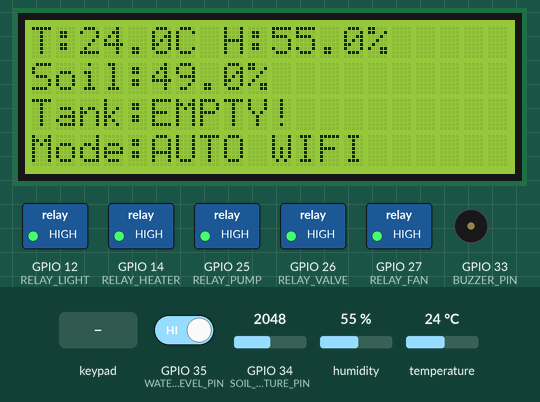
Recording of a sketch running on a simulated ESP32. On the bench: 20×4 character LCD, switched loads named in the sketch (green lamp = pin HIGH), buzzer (waves = sounding, pin HIGH). The inputs (shaded band) are chosen by the test bench; at power-on: GPIO 35 (WATER_LEVEL_PIN) HIGH, temperature 24 °C, GPIO 34 (SOIL_MOISTURE_PIN) = 2048, humidity 55 %. WiFi joins after 1.5 s; servers stay silent unless stated; uploads are accepted with an empty reply; what the sketch prints to the serial monitor is not drawn.

Above: at 5.6 s.
5.7 s: keypad keys 1 9 1 8 5 1 7 A pressed 0.4 s apart
At 9.9 s:
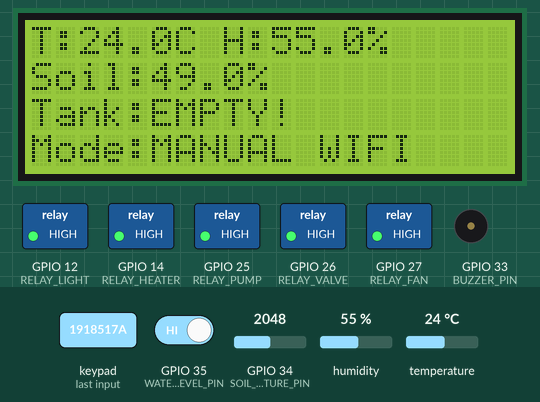
10.4 s: GPIO 35 (WATER_LEVEL_PIN) driven LOW
At 16.2 s:
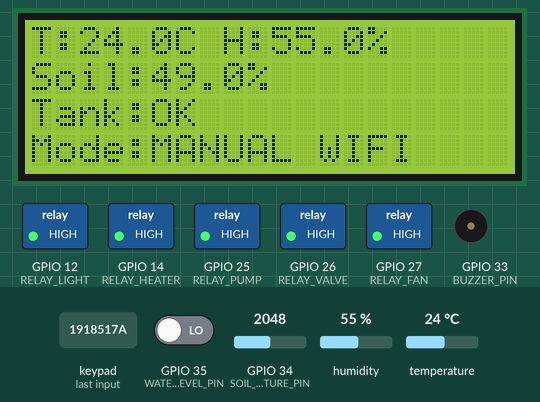
16.5 s: keypad keys 1 6 4 2 1 5 A pressed 0.4 s apart
At 20.6 s:
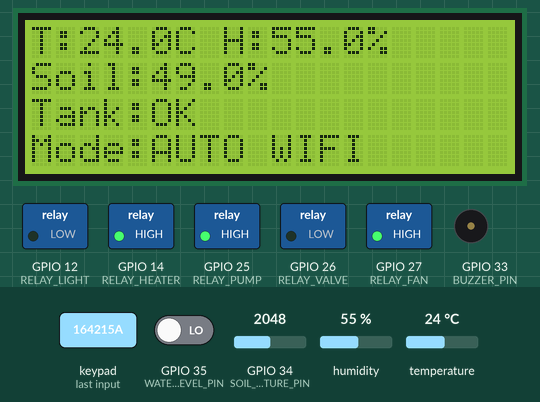
20.8 s: temperature set to 29.3 °C
At 26.2 s:
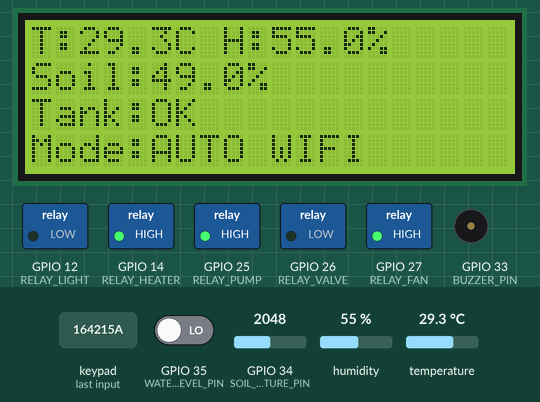
26.5 s: temperature set to 30.9 °C
At 31.2 s:
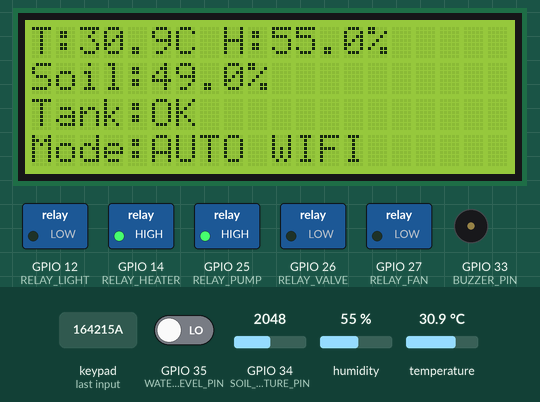
31.5 s: GPIO 34 (SOIL_MOISTURE_PIN) set to 2429
36.5 s: GPIO 34 (SOIL_MOISTURE_PIN) set to 2521
At 41.3 s:
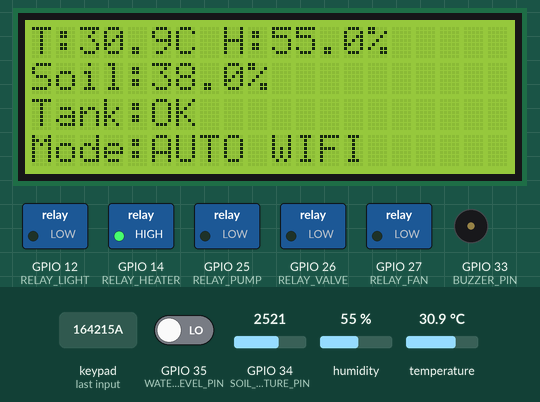
Timing chart, 0 to 42.8 s (numbered marks = the images above; inputs shaded):
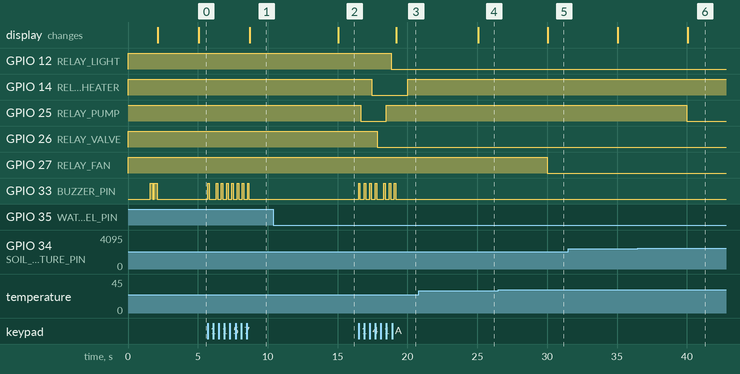

The sketch:

SmartGreenhouse.ino
```cpp
#include <WiFi.h>
#include <HTTPClient.h>
#include <ArduinoJson.h>
#include <DHT.h>
#include <Wire.h>
#include <LiquidCrystal_I2C.h>
#include <Keypad.h>

// ==========================================
// إعدادات الشبكة و Supabase (تم التحديث)
// ==========================================
const char* ssid = "YOUR_WIFI_SSID";
const char* password = "YOUR_WIFI_PASSWORD";
const char* supabase_url = "https://wwllnbvwsvsedvjbvszk.supabase.co";
const char* supabase_key = "eyJhbGciOiJIUzI1NiIsInR5cCI6IkpXVCJ9.eyJpc3MiOiJzdXBhYmFzZSIsInJlZiI6Ind3bGxuYnZ3c3ZzZWR2amJ2c3prIiwicm9sZSI6ImFub24iLCJpYXQiOjE3NzI1Njk2NDcsImV4cCI6MjA4ODE0NTY0N30.2WP7LwkFEJun2xO9QdGoOwR3yOLDsXZyADFVJJR046s";

// ==========================================
// تعريف أطراف التوصيل (Pins)
// ==========================================
#define DHTPIN 4
#define DHTTYPE DHT22
#define SOIL_MOISTURE_PIN 34
#define WATER_LEVEL_PIN 35

#define RELAY_PUMP 25
#define RELAY_VALVE 26
#define RELAY_FAN 27
#define RELAY_HEATER 14
#define RELAY_LIGHT 12

#define BUZZER_PIN 33

// ==========================================
// إعدادات لوحة المفاتيح (Keypad)
// ==========================================
const byte ROWS = 4;
const byte COLS = 4;
char keys[ROWS][COLS] = {
  {'1','2','3','A'},
  {'4','5','6','B'},
  {'7','8','9','C'},
  {'*','0','#','D'}
};
byte rowPins[ROWS] = {19, 18, 5, 17};
byte colPins[COLS] = {16, 4, 2, 15};
Keypad keypad = Keypad(makeKeymap(keys), rowPins, colPins, ROWS, COLS);

// ==========================================
// إعدادات الشاشة (LCD) و الحساسات
// ==========================================
LiquidCrystal_I2C lcd(0x27, 20, 4);
DHT dht(DHTPIN, DHTTYPE);

// ==========================================
// المتغيرات العامة
// ==========================================
float currentTemp = 0.0;
float currentHumidity = 0.0;
float currentSoilMoisture = 0.0;
bool isTankEmpty = false;

bool isAutoMode = true;
bool pumpState = false;
bool valveState = false;
bool fanState = false;
bool heaterState = false;
bool lightState = false;

// إعدادات المحصول النشط (يتم تحديثها من السحابة)
float targetMinTemp = 20.0;
float targetMaxTemp = 30.0;
float targetMinMoisture = 40.0;
float targetMaxMoisture = 80.0;

// توقيتات (Timers)
unsigned long lastSensorRead = 0;
unsigned long lastTelemetrySend = 0;
unsigned long lastCommandCheck = 0;

const unsigned long SENSOR_INTERVAL = 5000; // 5 ثواني
const unsigned long TELEMETRY_INTERVAL = 10000; // 10 ثواني
const unsigned long COMMAND_INTERVAL = 3000; // 3 ثواني

// ==========================================
// الدوال المساعدة
// ==========================================

void beep(int duration) {
  digitalWrite(BUZZER_PIN, HIGH);
  delay(duration);
  digitalWrite(BUZZER_PIN, LOW);
}

void updateLCD() {
  lcd.clear();
  lcd.setCursor(0, 0);
  lcd.print("T:"); lcd.print(currentTemp, 1); lcd.print("C H:"); lcd.print(currentHumidity, 1); lcd.print("%");
  lcd.setCursor(0, 1);
  lcd.print("Soil:"); lcd.print(currentSoilMoisture, 1); lcd.print("%");
  lcd.setCursor(0, 2);
  lcd.print("Tank:"); lcd.print(isTankEmpty ? "EMPTY!" : "OK");
  lcd.setCursor(0, 3);
  lcd.print("Mode:"); lcd.print(isAutoMode ? "AUTO" : "MANUAL");
  lcd.print(WiFi.status() == WL_CONNECTED ? " WIFI" : " NO-WIFI");
}

void readSensors() {
  float t = dht.readTemperature();
  float h = dht.readHumidity();
  if (!isnan(t) && !isnan(h)) {
    currentTemp = t;
    currentHumidity = h;
  }
  int soilRaw = analogRead(SOIL_MOISTURE_PIN);
  currentSoilMoisture = map(soilRaw, 4095, 0, 0, 100);
  if(currentSoilMoisture < 0) currentSoilMoisture = 0;
  if(currentSoilMoisture > 100) currentSoilMoisture = 100;
  isTankEmpty = digitalRead(WATER_LEVEL_PIN) == HIGH;
}

void controlRelays() {
  if (isTankEmpty && pumpState) {
    pumpState = false;
    beep(500);
  }
  if (currentTemp > 40.0 && heaterState) {
    heaterState = false;
    beep(500);
  }
  digitalWrite(RELAY_PUMP, pumpState ? LOW : HIGH);
  digitalWrite(RELAY_VALVE, valveState ? LOW : HIGH);
  digitalWrite(RELAY_FAN, fanState ? LOW : HIGH);
  digitalWrite(RELAY_HEATER, heaterState ? LOW : HIGH);
  digitalWrite(RELAY_LIGHT, lightState ? LOW : HIGH);
}

void autoControlLogic() {
  if (!isAutoMode) return;
  if (currentTemp > targetMaxTemp) {
    fanState = true;
    heaterState = false;
  } else if (currentTemp < targetMinTemp) {
    fanState = false;
    heaterState = true;
  } else {
    fanState = false;
    heaterState = false;
  }
  if (currentSoilMoisture < targetMinMoisture && !isTankEmpty) {
    pumpState = true;
    valveState = true;
  } else if (currentSoilMoisture > targetMaxMoisture) {
    pumpState = false;
    valveState = false;
  }
}

// تحديث حالة الأجهزة في السحابة عند التغيير من الكيباد
void updateCloudState() {
  if (WiFi.status() == WL_CONNECTED) {
    HTTPClient http;
    String url = String(supabase_url) + "/rest/v1/device_state";
    http.begin(url);
    http.addHeader("Content-Type", "application/json");
    http.addHeader("apikey", supabase_key);
    http.addHeader("Authorization", String("Bearer ") + supabase_key);

    StaticJsonDocument<200> doc;
    doc["system_mode"] = isAutoMode ? "AUTO" : "MANUAL";
    doc["pump_on"] = pumpState;
    doc["valve_on"] = valveState;
    doc["fan_on"] = fanState;
    doc["heater_on"] = heaterState;
    doc["light_on"] = lightState;

    String requestBody;
    serializeJson(doc, requestBody);
    http.PATCH(requestBody); // استخدام PATCH لتحديث الصف الموجود
    http.end();
  }
}

void handleKeypad() {
  char key = keypad.getKey();
  if (key) {
    beep(100);
    switch (key) {
      case 'A': isAutoMode = !isAutoMode; break;
      case '1': if (!isAutoMode && !isTankEmpty) pumpState = !pumpState; break;
      case '2': if (!isAutoMode) valveState = !valveState; break;
      case '3': if (!isAutoMode) fanState = !fanState; break;
      case '4': if (!isAutoMode && currentTemp <= 40.0) heaterState = !heaterState; break;
      case '5': if (!isAutoMode) lightState = !lightState; break;
      case 'D':
        isAutoMode = false; pumpState = false; valveState = false;
        fanState = false; heaterState = false; lightState = false;
        beep(1000); break;
    }
    updateLCD();
    controlRelays();
    updateCloudState(); // إرسال التحديث للسحابة فوراً
  }
}

void sendTelemetry() {
  if (WiFi.status() == WL_CONNECTED) {
    HTTPClient http;
    String url = String(supabase_url) + "/rest/v1/telemetry";
    http.begin(url);
    http.addHeader("Content-Type", "application/json");
    http.addHeader("apikey", supabase_key);
    http.addHeader("Authorization", String("Bearer ") + supabase_key);

    StaticJsonDocument<200> doc;
    doc["temperature"] = currentTemp;
    doc["humidity"] = currentHumidity;
    doc["soil_moisture"] = currentSoilMoisture;
    doc["water_level"] = !isTankEmpty;

    String requestBody;
    serializeJson(doc, requestBody);
    http.POST(requestBody);
    http.end();
  }
}

void checkCommands() {
  if (WiFi.status() == WL_CONNECTED) {
    HTTPClient http;
    // جلب حالة الأجهزة مع بيانات المحصول النشط في طلب واحد
    String url = String(supabase_url) + "/rest/v1/device_state?select=*,crop_profiles(*)&limit=1";
    http.begin(url);
    http.addHeader("apikey", supabase_key);
    http.addHeader("Authorization", String("Bearer ") + supabase_key);

    int httpResponseCode = http.GET();
    if (httpResponseCode > 0) {
      String payload = http.getString();
      DynamicJsonDocument doc(2048);
      deserializeJson(doc, payload);

      if (doc.size() > 0) {
        JsonObject state = doc[0];
        String mode = state["system_mode"];
        isAutoMode = (mode == "AUTO");

        if (!isAutoMode) {
          pumpState = state["pump_on"];
          valveState = state["valve_on"];
          fanState = state["fan_on"];
          heaterState = state["heater_on"];
          lightState = state["light_on"];
        }

        // تحديث إعدادات المحصول النشط
        JsonObject crop = state["crop_profiles"];
        if (!crop.isNull()) {
          targetMinTemp = crop["min_temp"];
          targetMaxTemp = crop["max_temp"];
          targetMinMoisture = crop["min_moisture"];
          targetMaxMoisture = crop["max_moisture"];
        }
      }
    }
    http.end();
  }
}

// ==========================================
// الإعداد (Setup)
// ==========================================
void setup() {
  Serial.begin(115200);
  pinMode(RELAY_PUMP, OUTPUT);
  pinMode(RELAY_VALVE, OUTPUT);
  pinMode(RELAY_FAN, OUTPUT);
  pinMode(RELAY_HEATER, OUTPUT);
  pinMode(RELAY_LIGHT, OUTPUT);
  pinMode(BUZZER_PIN, OUTPUT);
  pinMode(WATER_LEVEL_PIN, INPUT_PULLUP);

  digitalWrite(RELAY_PUMP, HIGH);
  digitalWrite(RELAY_VALVE, HIGH);
  digitalWrite(RELAY_FAN, HIGH);
  digitalWrite(RELAY_HEATER, HIGH);
  digitalWrite(RELAY_LIGHT, HIGH);

  lcd.init();
  lcd.backlight();
  lcd.setCursor(0, 0);
  lcd.print("Smart Greenhouse");

  dht.begin();

  WiFi.begin(ssid, password);
  int attempts = 0;
  while (WiFi.status() != WL_CONNECTED && attempts < 20) {
    delay(500);
    Serial.print(".");
    attempts++;
  }
  beep(200); delay(100); beep(200);
  updateLCD();
}

// ==========================================
// الحلقة الرئيسية (Loop)
// ==========================================
void loop() {
  unsigned long currentMillis = millis();

  if (currentMillis - lastSensorRead >= SENSOR_INTERVAL) {
    lastSensorRead = currentMillis;
    readSensors();
    autoControlLogic();
    controlRelays();
    updateLCD();
  }

  handleKeypad();

  if (currentMillis - lastTelemetrySend >= TELEMETRY_INTERVAL) {
    lastTelemetrySend = currentMillis;
    sendTelemetry();
  }

  if (currentMillis - lastCommandCheck >= COMMAND_INTERVAL) {
    lastCommandCheck = currentMillis;
    checkCommands();
    controlRelays();
    updateLCD();
  }
}
```

Measured:
- the behaviour switches between 30 and 30.1 °C on temperature (found by bisection; images 4 and 5)
- the behaviour switches between 2457 and 2458 on GPIO 34 (SOIL_MOISTURE_PIN) (found by bisection; images 5 and 6)
- after the input at 5.7 s, GPIO 33 (BUZZER_PIN): goes HIGH 0.10 s, LOW 0.51 s, 6 × (HIGH 0.10 s, LOW 0.27 s), HIGH 0.10 s, then LOW, starting at once; the display: changes after 3.0 s (image 1)
- after the input at 10.4 s, the display: changes after 4.7 s (image 2)
- after the input at 16.5 s, GPIO 12 (RELAY_LIGHT): HIGH → LOW after 2.3 s; GPIO 14 (RELAY_HEATER): HIGH → LOW after 0.95 s, → HIGH 2.6 s later
- after the input at 20.8 s, the display: changes after 4.3 s (image 4)
- after the input at 26.5 s, GPIO 27 (RELAY_FAN): HIGH → LOW after 3.5 s; the display: changes after 3.6 s (image 5)
- after the input at 36.5 s, GPIO 25 (RELAY_PUMP): HIGH → LOW after 3.5 s; the display: changes after 3.6 s (image 6)
